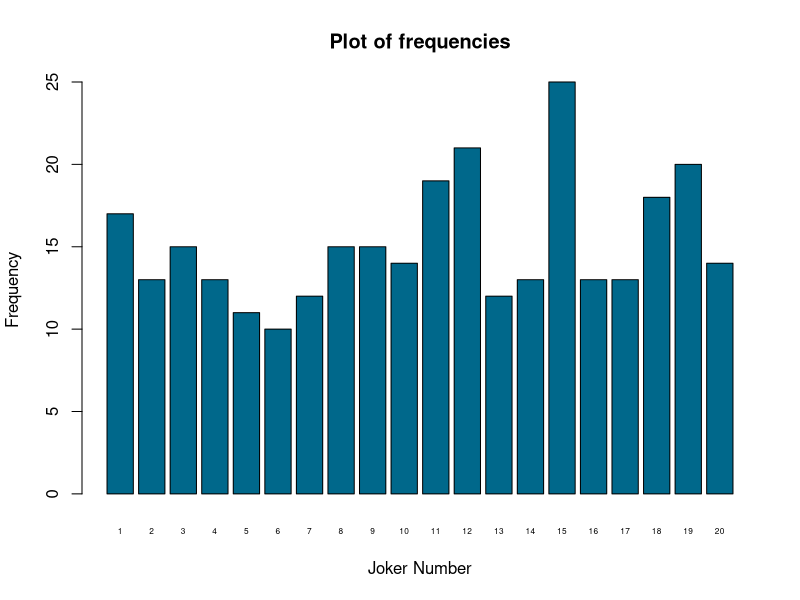

Recreate this plot in R.
#read data
joker_numbers<- read.csv(file="joker_number.csv")

#compute frequencies
frequencies <- as.numeric(table(joker_numbers))

#plot
barplot(frequencies,
        col = "deepskyblue4",
        main = "Plot of frequencies",
        xlab = "Joker Number",
        ylab = "Frequency",
        names.arg = seq(from = 1, to = 20, by = 1),
        cex.names = 0.5)
#chi test
chisq.test(frequencies)
